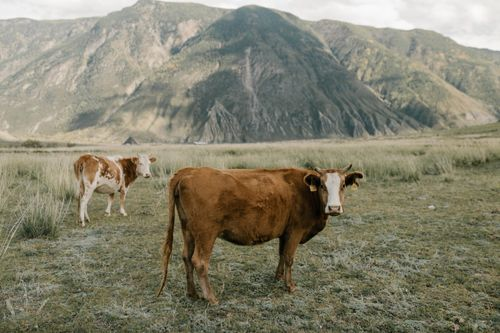
#> input picture images/cow.jpg, 500 x 333 px, found by its file name
$ python 08_pencil_sketch_and_cartoonize.py
#> lines starting #> are read from the running program, lines starting #| are printed output that depends on the picture
import cv2

image = cv2.imread("images\\cow.jpg")
#> image is the input picture: shape (333, 500, 3); mean B, G, R 110.2, 129.3, 132.4
gray = cv2.cvtColor(image, cv2.COLOR_BGR2GRAY)
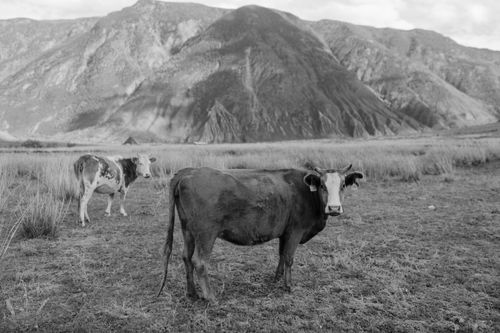
#> gray: shape (333, 500); min 0, max 254, mean 128.1

def show_image(winname, image, destroy=False):
    cv2.imshow(winname, image)
    cv2.waitKey(0)
    if destroy:
        cv2.destroyAllWindows()

# ---------------------------------------------------------------------------- #
#? Laplacian
laplacian = cv2.Laplacian(gray, -1, ksize=3)
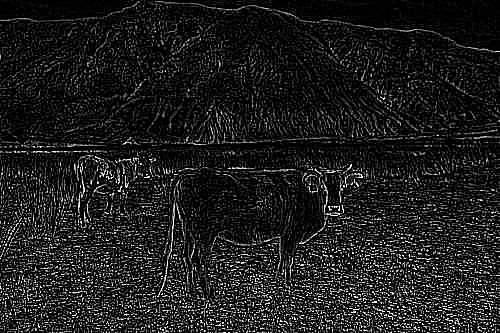
#> laplacian: shape (333, 500); min 0, max 255, mean 28.6
show_image("Laplacian", laplacian, destroy=True)


#? Pencil Sketch
gray_sketch, color_sketch = cv2.pencilSketch(image, sigma_s=10, sigma_r=0.1, shade_factor=0.1)
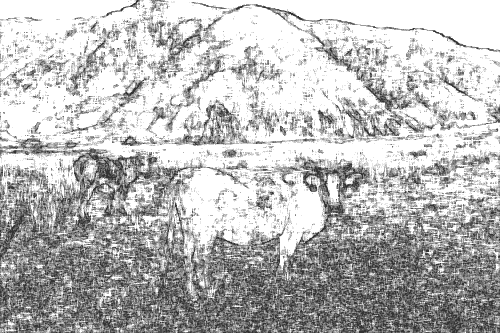
#> gray_sketch: shape (333, 500); min 51, max 255, mean 187
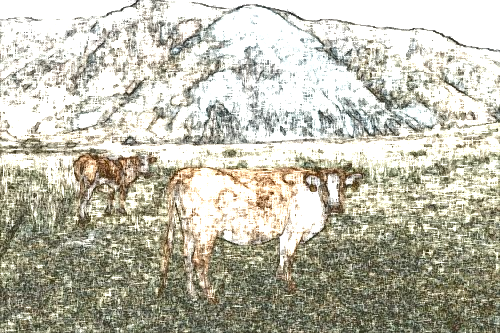
#> color_sketch: shape (333, 500, 3); mean B, G, R 172.7, 187.9, 189.7
show_image("Gray Sketch", gray_sketch)
show_image("color_sketch", color_sketch, destroy=True)


#? Stylization
cartoonize = cv2.stylization(image, sigma_s=10, sigma_r=0.1)
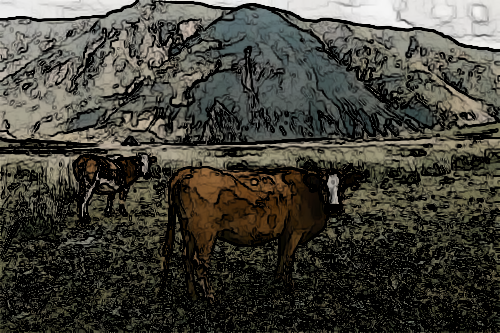
#> cartoonize: shape (333, 500, 3); mean B, G, R 58, 66, 67.5
show_image("Cartoonized image", cartoonize, destroy=False)

$ run again, with images/2.jpg copied over images/cow.jpg
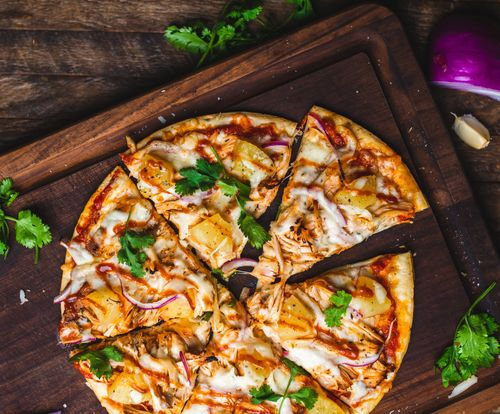
#> input picture images/2.jpg, 500 x 414 px, found by its file name
#> image is the input picture: shape (414, 500, 3); mean B, G, R 53.9, 84.7, 117.8
#> `gray_sketch, color_sketch = cv2.pencilSketch(image, sigma_s=10, sigma_..`:
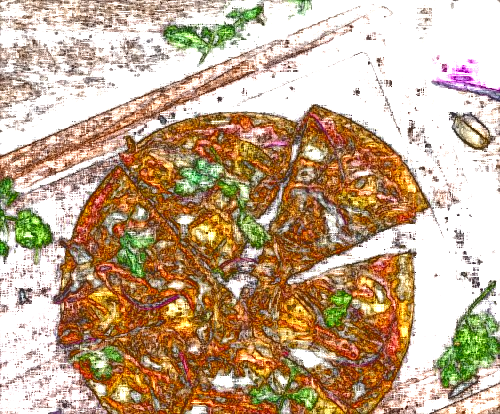
#> color_sketch: shape (414, 500, 3); mean B, G, R 139.9, 168.3, 194.8
#> `cartoonize = cv2.stylization(image, sigma_s=10, sigma_r=0.1)`:
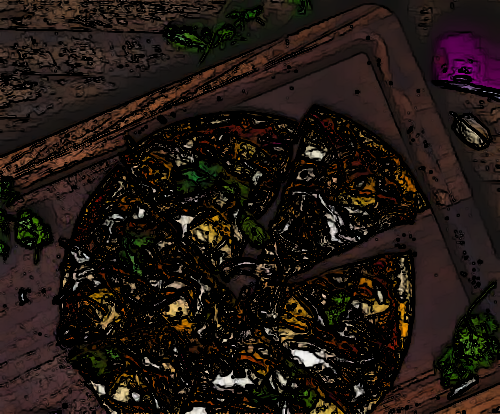
#> cartoonize: shape (414, 500, 3); mean B, G, R 18, 22.6, 31.7
